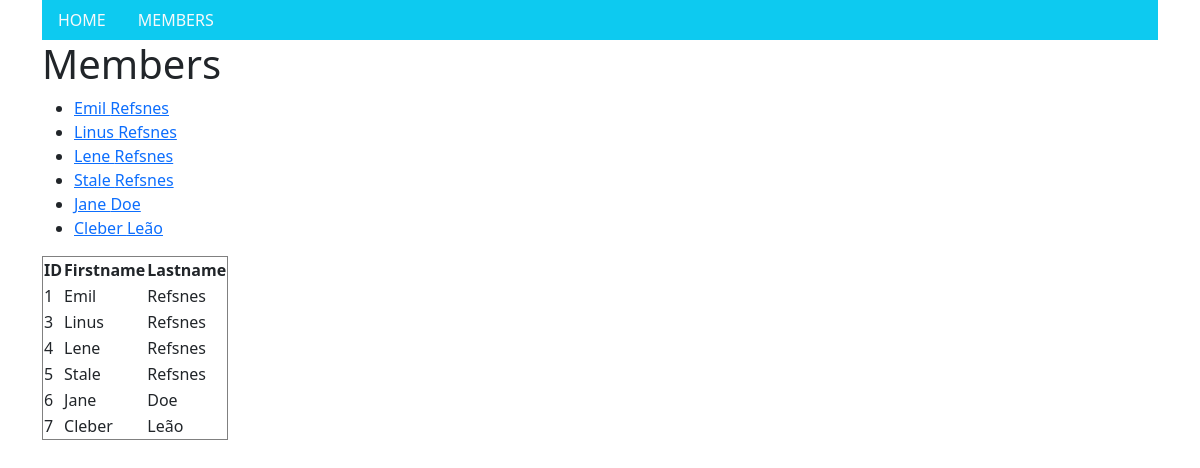
The page /members/ on the database its author committed.
### members/models.py (models this page shows, shortened)
class Member(models.Model):
  firstname = models.CharField(max_length=255)
  lastname = models.CharField(max_length=255)
  phone = models.IntegerField(null=True)
  joined_date = models.DateField(null=True)

### members/views.py (the view)
# urls.py: path('members/', views.members, name='members'),
def members(request):
    mymembers = Member.objects.all().values()
    template = loader.get_template('all_members.html')
    context = {
        'mymembers': mymembers,
    }
    return HttpResponse(template.render(context, request))

### members/templates/all_members.html (shortened to what this page needs)
{% extends "master.html" %}
{% block content %}
  <div class="container">
  <h1>Members</h1>
  <ul>
    {% for x in mymembers %}
      <li><a href="details/{{ x.id }}">{{ x.firstname }} {{ x.lastname }}</a></li>
    {% endfor %}
  </ul>
  <table border='1'>
    <tr>
      <th>ID</th>
      <th>Firstname</th>
      <th>Lastname</th>
    </tr>
    {% for x in mymembers %}
      <tr>
        <td>{{ x.id }}</td>
          <td>{{ x.firstname }}</td>
        <td>{{ x.lastname }}</td>
      </tr>
    {% endfor %}
  </table>
{% endblock %}

### members/templates/master.html (shortened to what this page needs)
{% load static %}
<!DOCTYPE html>
<html>
<head>
  {% load bootstrap5 %}
  {% bootstrap_css %}
</head>
<body>
{% include 'mymenu.html' %}
{% block content %}
{% endblock %}
</body>
</html>

### members/templates/mymenu.html
<div class="container">
<ul class="nav bg-info">
    <li class="nav-item">
      <a class="nav-link link-light" href="/">HOME</a>
    </li>
    <li class="nav-item">
      <a class="nav-link link-light" href="/members">MEMBERS</a>
    </li>
</ul>
</div>

### rows shown on the page
Member: firstname "Emil", lastname "Refsnes", id "1"
Member: firstname "Linus", lastname "Refsnes", id "3"
Member: firstname "Lene", lastname "Refsnes", id "4"
Member: firstname "Stale", lastname "Refsnes", id "5"
Member: firstname "Jane", lastname "Doe", id "6"
Member: firstname "Cleber", lastname "Leão", id "7"
